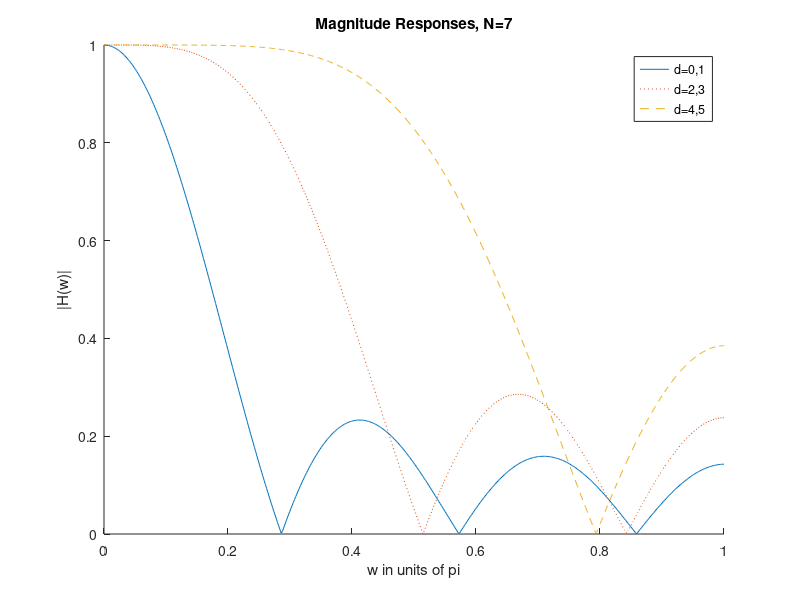
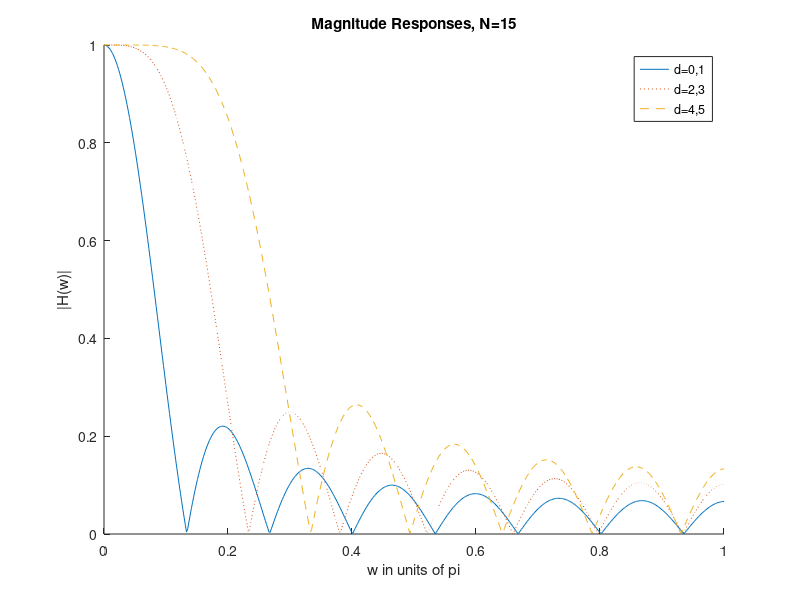

These charts were generated, in order, by the following MATLAB code:
close all
clear all

b = sgolay(0,7);
H1 = freqz(b(4,:),1);

b = sgolay(2,7);
H2 = freqz(b(4,:),1);

b = sgolay(4,7);
H3 = freqz(b(4,:),1);

figure(1)
hold on
plot((0:511)/511,abs(H1),'-')
plot((0:511)/511,abs(H2),':')
plot((0:511)/511,abs(H3),'--')
hold off
xlabel('w in units of pi'),ylabel('|H(w)|')
title('Magnitude Responses, N=7')
legend('d=0,1','d=2,3','d=4,5')

b = sgolay(0,15);
H1 = freqz(b(8,:),1);

b = sgolay(2,15);
H2 = freqz(b(8,:),1);

b = sgolay(4,15);
H3 = freqz(b(8,:),1);


figure(2)
hold on
plot((0:511)/511,abs(H1),'-')
plot((0:511)/511,abs(H2),':')
plot((0:511)/511,abs(H3),'--')
hold off
xlabel('w in units of pi'),ylabel('|H(w)|')
title('Magnitude Responses, N=15')
legend('d=0,1','d=2,3','d=4,5')